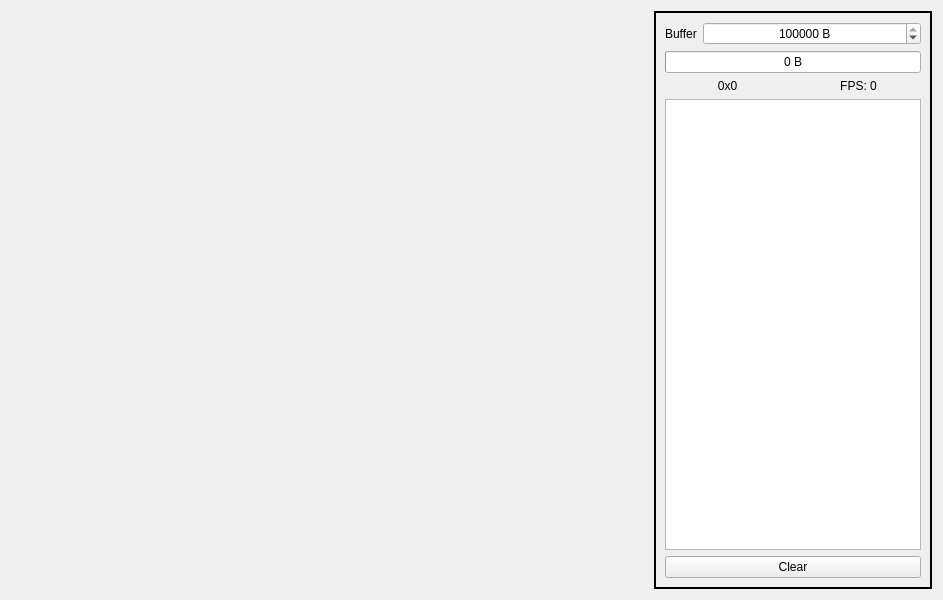
<?xml version="1.0" encoding="UTF-8"?>
<ui version="4.0">
 <class>JpegReceiverForm</class>
 <widget class="QWidget" name="JpegReceiverForm">
  <property name="geometry">
   <rect>
    <x>0</x>
    <y>0</y>
    <width>943</width>
    <height>600</height>
   </rect>
  </property>
  <property name="windowTitle">
   <string>JPEG receiver</string>
  </property>
  <layout class="QHBoxLayout" name="horizontalLayout" stretch="1,0">
   <item>
    <widget class="QLabel" name="image">
     <property name="text">
      <string/>
     </property>
     <property name="scaledContents">
      <bool>false</bool>
     </property>
     <property name="alignment">
      <set>Qt::AlignCenter</set>
     </property>
    </widget>
   </item>
   <item>
    <widget class="QFrame" name="frame">
     <property name="frameShape">
      <enum>QFrame::WinPanel</enum>
     </property>
     <property name="frameShadow">
      <enum>QFrame::Plain</enum>
     </property>
     <layout class="QVBoxLayout" name="verticalLayout">
      <item>
       <layout class="QHBoxLayout" name="horizontalLayout_2" stretch="0,1">
        <item>
         <widget class="QLabel" name="lbBuf">
          <property name="text">
           <string>Buffer</string>
          </property>
         </widget>
        </item>
        <item>
         <widget class="QSpinBox" name="sbBufSize">
          <property name="alignment">
           <set>Qt::AlignCenter</set>
          </property>
          <property name="suffix">
           <string> B</string>
          </property>
          <property name="minimum">
           <number>100</number>
          </property>
          <property name="maximum">
           <number>100000000</number>
          </property>
          <property name="value">
           <number>10000000</number>
          </property>
         </widget>
        </item>
       </layout>
      </item>
      <item>
       <widget class="QProgressBar" name="pbBuf">
        <property name="maximum">
         <number>10000000</number>
        </property>
        <property name="value">
         <number>0</number>
        </property>
        <property name="alignment">
         <set>Qt::AlignCenter</set>
        </property>
        <property name="format">
         <string>%v B</string>
        </property>
       </widget>
      </item>
      <item>
       <layout class="QHBoxLayout" name="horizontalLayout_3">
        <property name="topMargin">
         <number>0</number>
        </property>
        <item>
         <widget class="QLabel" name="lbResol">
          <property name="text">
           <string notr="true">0x0</string>
          </property>
          <property name="alignment">
           <set>Qt::AlignCenter</set>
          </property>
         </widget>
        </item>
        <item>
         <widget class="QLabel" name="lbFPS">
          <property name="text">
           <string notr="true">FPS: 0</string>
          </property>
          <property name="alignment">
           <set>Qt::AlignCenter</set>
          </property>
         </widget>
        </item>
       </layout>
      </item>
      <item>
       <widget class="QPlainTextEdit" name="pteLog">
        <property name="undoRedoEnabled">
         <bool>false</bool>
        </property>
        <property name="readOnly">
         <bool>true</bool>
        </property>
        <property name="plainText">
         <string notr="true"/>
        </property>
       </widget>
      </item>
      <item>
       <widget class="QPushButton" name="btClear">
        <property name="text">
         <string>Clear</string>
        </property>
       </widget>
      </item>
     </layout>
    </widget>
   </item>
  </layout>
 </widget>
 <resources/>
 <connections/>
</ui>
